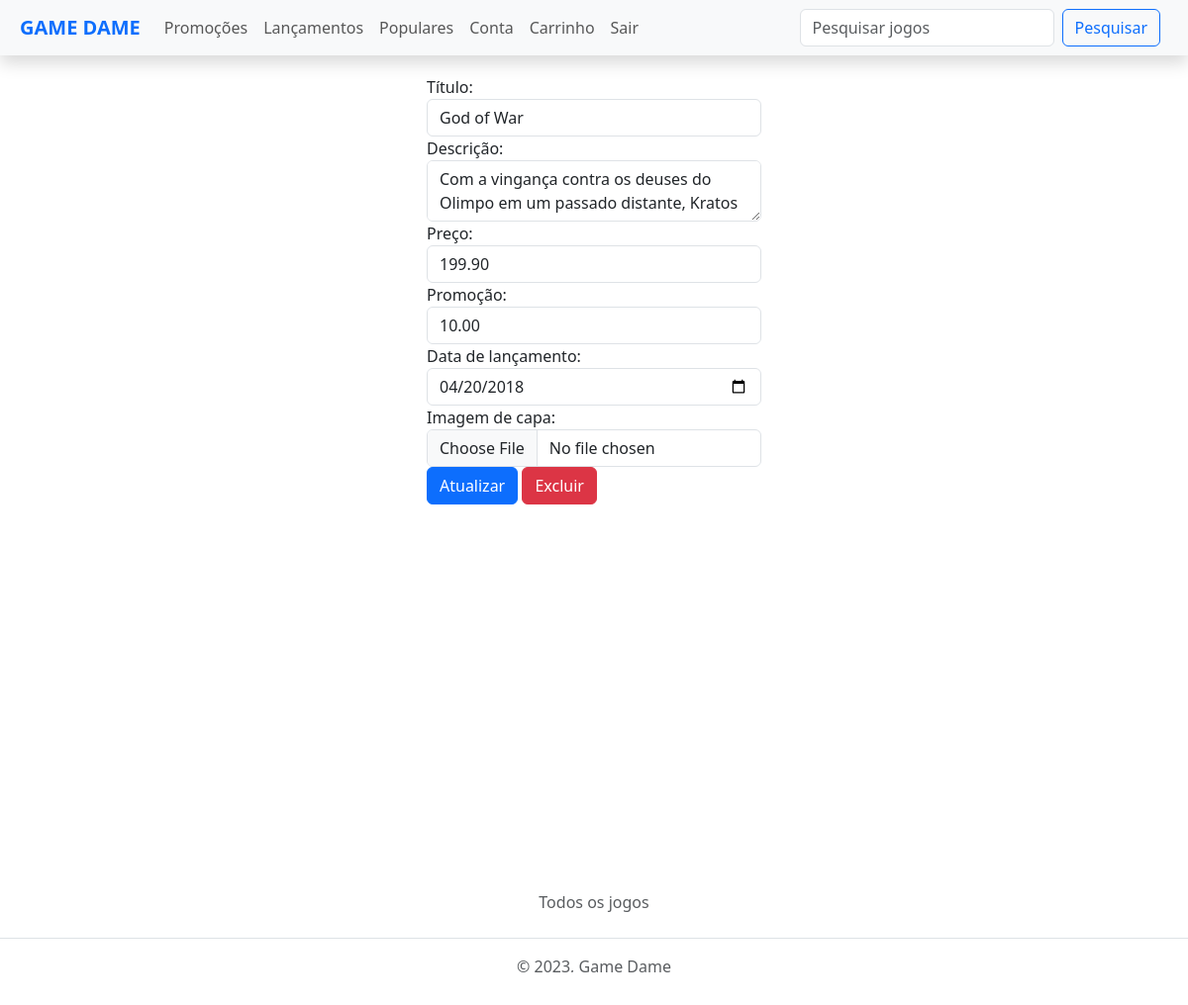
The page /gamesadm/1 (signed in) on the database as committed earlier.
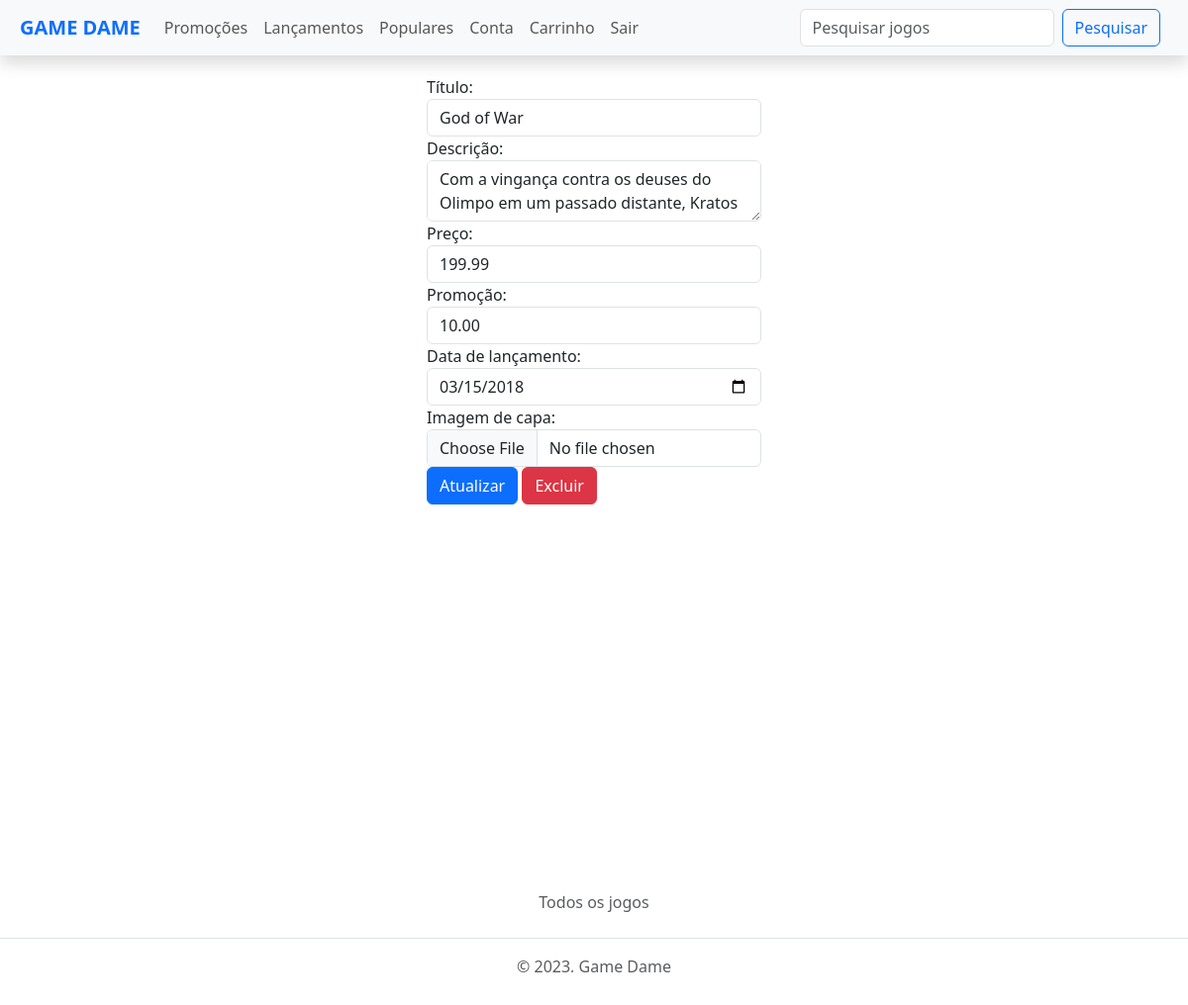
The same page on the database as committed later.
### games/models.py (models this page shows, shortened)
class Game(models.Model):
    title = models.CharField(max_length=100)
    description = models.TextField()
    price = models.DecimalField(max_digits=10, decimal_places=2)
    promotion = models.DecimalField(
        max_digits=5, decimal_places=2, null=True, blank=True)
    cover_image = models.ImageField(upload_to='static/images')
    created_at = models.DateTimeField(auto_now_add=True)
    updated_at = models.DateTimeField(auto_now=True)
    copies_sold = models.IntegerField(default=0)
    release_date = models.DateTimeField(null=True)

### games/views.py (the view)
# urls.py: path('gamesadm/<int:game_id>', views.game_item , name = "game_item"),
@login_required
def game_item(request, game_id):
    game = get_object_or_404(Game, pk=game_id)
    return render(request, 'games/game-item-adm.html', {'game': game})

### games/templates/games/game-item-adm.html (shortened to what this page needs)
{% extends 'base.html' %}
{% block content %}
    <div class="d-flex justify-content-center" style="height: 100vh;">
            <form method="post" action="{% url 'update-game' game.id%}" enctype="multipart/form-data">
                <div class="form-group">
                    <label for="title">Título:</label>
                    <input type="text" class="form-control" id="title" name="title" value="{{ game.title }}">
                </div>
                <div class="form-group">
                    <label for="description">Descrição:</label>
                    <textarea class="form-control" id="description" name="description">{{ game.description }}</textarea>
                </div>
                <div class="form-group">
                    <label for="price">Preço:</label>
                    <input type="number" class="form-control" id="price" name="price" step="0.01" value="{{ game.price }}">
                </div>
                <div class="form-group">
                    <label for="promotion">Promoção:</label>
                    <input type="number" class="form-control" id="promotion" name="promotion" min="0" max="100" value="{{ game.promotion }}">
                </div>
                <div class="form-group">
                    <label for="release_date">Data de lançamento:</label>
                    <input type="date" class="form-control" id="release_date" name="release_date" value="{{ game.release_date|date:'Y-m-d'}}">
                </div>
                <div class="form-group">
                    <label for="cover_image">Imagem de capa:</label>
                    <input type="file" class="form-control" id="cover_image" name="cover_image" value="{{ game.cover_image.url}}">
                </div>
                <div class="form-group">
                    <button type="submit" class="btn btn-primary mr-2">Atualizar</button>
                    <a href="{% url 'delete-game' game.id %}" class="btn btn-danger">Excluir</a>
                </div>
            </form>
    </div>
{% endblock %}

Rows that differ between the two databases and show on the page:
changed Game "God of War": price "199.90" → "199.99"; release_date "04/20/2018" → "03/15/2018"
